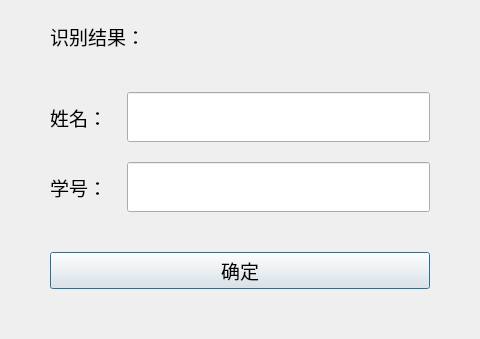
<?xml version="1.0" encoding="UTF-8"?>
<ui version="4.0">
 <class>RecWindow</class>
 <widget class="QDialog" name="RecWindow">
  <property name="geometry">
   <rect>
    <x>0</x>
    <y>0</y>
    <width>480</width>
    <height>339</height>
   </rect>
  </property>
  <property name="windowTitle">
   <string>人脸识别 - 识别结果</string>
  </property>
  <layout class="QVBoxLayout" name="recLayout" stretch="1,5,1">
   <property name="spacing">
    <number>20</number>
   </property>
   <property name="sizeConstraint">
    <enum>QLayout::SetDefaultConstraint</enum>
   </property>
   <property name="leftMargin">
    <number>50</number>
   </property>
   <property name="topMargin">
    <number>20</number>
   </property>
   <property name="rightMargin">
    <number>50</number>
   </property>
   <property name="bottomMargin">
    <number>50</number>
   </property>
   <item>
    <widget class="QLabel" name="resultLabel">
     <property name="font">
      <font>
       <family>Arial</family>
       <pointsize>14</pointsize>
      </font>
     </property>
     <property name="text">
      <string>识别结果：</string>
     </property>
    </widget>
   </item>
   <item>
    <layout class="QGridLayout" name="nameLayout">
     <property name="topMargin">
      <number>20</number>
     </property>
     <property name="bottomMargin">
      <number>20</number>
     </property>
     <property name="verticalSpacing">
      <number>20</number>
     </property>
     <item row="0" column="0">
      <widget class="QLabel" name="nameLabel">
       <property name="font">
        <font>
         <family>Arial</family>
         <pointsize>14</pointsize>
        </font>
       </property>
       <property name="text">
        <string>姓名：</string>
       </property>
      </widget>
     </item>
     <item row="1" column="0">
      <widget class="QLabel" name="idLabel">
       <property name="font">
        <font>
         <family>Arial</family>
         <pointsize>14</pointsize>
        </font>
       </property>
       <property name="text">
        <string>学号：</string>
       </property>
      </widget>
     </item>
     <item row="0" column="1">
      <widget class="QLineEdit" name="nameEdit">
       <property name="sizePolicy">
        <sizepolicy hsizetype="Expanding" vsizetype="Expanding">
         <horstretch>0</horstretch>
         <verstretch>0</verstretch>
        </sizepolicy>
       </property>
       <property name="font">
        <font>
         <family>Arial</family>
         <pointsize>12</pointsize>
        </font>
       </property>
       <property name="text">
        <string/>
       </property>
       <property name="readOnly">
        <bool>true</bool>
       </property>
      </widget>
     </item>
     <item row="1" column="1">
      <widget class="QLineEdit" name="idEdit">
       <property name="sizePolicy">
        <sizepolicy hsizetype="Expanding" vsizetype="Expanding">
         <horstretch>0</horstretch>
         <verstretch>0</verstretch>
        </sizepolicy>
       </property>
       <property name="font">
        <font>
         <family>Arial</family>
         <pointsize>12</pointsize>
        </font>
       </property>
       <property name="readOnly">
        <bool>true</bool>
       </property>
      </widget>
     </item>
    </layout>
   </item>
   <item>
    <widget class="QPushButton" name="okButton">
     <property name="sizePolicy">
      <sizepolicy hsizetype="Expanding" vsizetype="Expanding">
       <horstretch>0</horstretch>
       <verstretch>0</verstretch>
      </sizepolicy>
     </property>
     <property name="maximumSize">
      <size>
       <width>16777215</width>
       <height>16777215</height>
      </size>
     </property>
     <property name="font">
      <font>
       <family>Arial</family>
       <pointsize>14</pointsize>
      </font>
     </property>
     <property name="layoutDirection">
      <enum>Qt::LeftToRight</enum>
     </property>
     <property name="text">
      <string>确定</string>
     </property>
    </widget>
   </item>
  </layout>
 </widget>
 <resources/>
 <connections/>
</ui>
